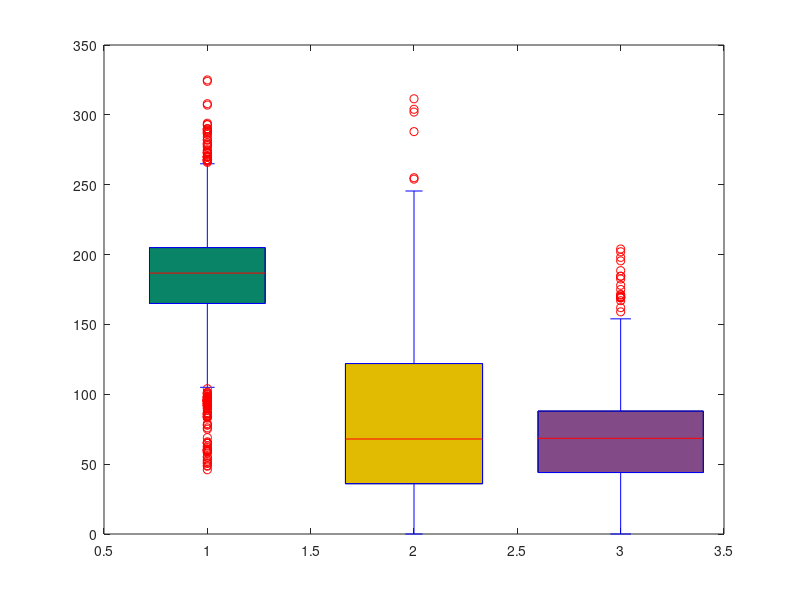

This figure's MATLAB source: (Note: this script raises an error after producing the figure.)
%% Measurement - Depth Boxplot
    clear
load TopoSWE.mat allDepth options

    lG4     = length(allDepth.G4(:)); 
    lG2     = length(allDepth.G2(:)); 
    lG13    = length(allDepth.G13(:));
    toBox = [[allDepth.G4(:); nan(lG13-lG4,1)],...
             [allDepth.G2(:); nan(lG13-lG2,1)],...
              allDepth.G13(:)];
figure(3); clf
boxplot(toBox,'labels',{'Glacier 4','Glacier 2','Glacier 13'},...
               'BoxStyle','outline','Colors',options.RGB,'Width',0.35,...
               'OutlierSize',4,'Symbol','o')
    ylabel('Snow depth (cm)');
saveFIG_IGS('DepthBoxplot',1,8.6)

%% Density Interp - SP vs FS
    clear
load TopoSWE.mat Density

    den     = [nan(6,1), cell2mat(Density.pitANDtube(:,2:10))];
    SP      = den(:,7);
    FS      = den(:,2);
    errorSP = [den(:,7)-den(:,9),den(:,10)-den(:,7)];   %min and max SP
    errorFS = [den(:,2)-den(:,4),den(:,5)-den(:,2)];    %min and max FS

figure(4); clf
errorbarxy(SP,FS,errorSP(:,2),errorFS(:,2),errorSP(:,1),errorFS(:,1),...
                'Color','k','LineStyle','none','Marker','s',...
                'MarkerFaceColor','k','LineWidth',1,'MarkerSize',7); hold on
    axis([220 400 220 400])
    grid on
    line = refline(1,0);
        line.Color = 'k'; line.LineStyle = '--'; hold on
    xlabel('Snow pit-derived integrated density (kg m^{-3})')
    ylabel('Federal Sampler-derived density (kg m^{-3})')
     
    %Label points
    labels = {'G4\_USP';'G4\_LSP';'G2\_USP';'G2\_LSP';'G13\_ASP';'G13\_USP'};
    for g = 1:length(SP)
        strG = labels{g,1};
        text(SP(g,1)-1, FS(g,1)-4, strG,...
            'HorizontalAlignment','right','FontSize',9,'FontName','Arial');
    end
    ax = gca; ax.XTick = 220:40:400; ax.YTick = 220:40:400;

saveFIG_IGS('SPvsFS',1,8.6);

%% Grid Cell - Zigzag histrogram
    clear
load TopoSWE.mat options SWEzz
    
    labels(:,1) = {'G4 LZ';'G4 MZ';'G4 UZ';'none'}; 
    labels(:,2) = {'G2 LZ';'G2 MZ';'G2 UZ';'none'};
    labels(:,3) = {'G13 LZ';'G13 M_1Z';'G13 M_2Z';'G13 UZ'};
figure(5); clf
    for g = 1:3
        zz = categories(SWEzz(g).ZZ);

    subplot(3,1,g)
        for j = 1:length(zz)
            ZZdata = SWEzz(g).swe(SWEzz(g).ZZ==char(zz(j)));
            ZZdata = (ZZdata-mean(ZZdata));%/mean(ZZdata)*100;%/std(ZZdata);

                if j ==1;   bins    = 20;   %round(sqrt(length(SWEzz(g).swe)));
                            edges   = linspace(-0.15,0.15,bins); end
                            N       = histcounts(ZZdata,edges);   
            plot((edges(:,1:end-1)+edges(:,2:end))/2,N/sum(N),'LineWidth',2); hold on 
            xlabel('SWE variability (%)');     ylabel('Probability')
            %title(options.glacier{g})
            %ax = gca; ax.XTick = [-40:20:40];
        end
            legend(labels{1:length(zz),g})
    end
saveFIG_IGS('ZigzagHistogram',1,17.8);

%% Interp Method - LR & SK map
    clear
load Full.mat fullLR fullSK
load TopoSWE.mat SWE

figure(6); clf
PlotTopoParameter_IGS(fullLR.S2, 'modelledSWE', 'SWE (m w.e.)', SWE, 'black', 'massB')
	saveFIG_IGS('LR_map',2,8.6)
figure(6); clf
PlotTopoParameter_IGS(fullSK.S2, 'modelledSWE', 'SWE (m w.e.)', SWE, 'black', 'massB')
	saveFIG_IGS('SK_map',2,8.6)

%% Interp Method - Observed vs Estimated SWE
    clear
load Full.mat fullLR fullSK
load TopoSWE.mat SWE topo_sampled options

den = 'S2';
    yObserved   = ObsInCell(SWE, topo_sampled);

figure(7); clf
for y = 1:2
    if      y ==1;  yEstimated = SampledCell(fullLR.(den));   k = 0;
    elseif  y ==2;  yEstimated = SampledCell(fullSK.(den));   k = 3;
    end

for g = 1:3;    glacier = options.glacier{g};
    
subplot(2,3,g+k)
    axis([0 1.2 0 1.2]);    line = refline(1,0);    line.Color = 'k'; line.LineStyle = '--'; hold on
    plot(yObserved(g).swe, yEstimated.(glacier), 'o', 'Color', options.RGB(g,:),'MarkerSize',2); hold on

        [F.(glacier), G.(glacier)] = fit(yObserved(g).swe, yEstimated.(glacier),'poly1');
        p = plot(F.(glacier)); hold on
            set(p,'Color',options.RGB(g,:)); set(p, 'LineWidth',1.5);     
        xlabel('Observed (m w.e.)'); 
        if      y ==1;  ylabel('LR Estimate (m w.e.)');
        elseif  y ==2;  ylabel('SK Estimate (m w.e.)');
        end
        %title(['Glacier ',glacier(2:end)])
                axis square;    box on;     grid on
        b = gca; legend(b,'off');
        %dim = [b.Position(1)+0.01 b.Position(2)+.37 .3 .3];
        %annotation('textbox',dim,'String', ['R^2=',num2str(round(G.(glacier).rsquare,2))],'FitBoxToText','on')
end
end

saveFIG_IGS(['observedVSestimated_',den],2,10)

%% Interp Method - Beta coeffs boxplot
    
    clear
load Full.mat fullLR options
load TestInterp.mat SigBetaDen

%Get betas for all density options
betas = zeros(8,7,3);
for d = 1:8; den = options.DenOpt{d};
    betas(d,:,:) = fullLR.(den).coeff{1:7,:}; 
end

for g = 1:3;    glacier = options.glacier{g};
    betas(:,:,g) = betas(:,:,g).*SigBetaDen.(glacier)(2:end,:)';
end

BETAS = [reshape(betas(:,:,1), [1 size(betas(:,:,1))]);...
         reshape(betas(:,:,2), [1 size(betas(:,:,2))]);...
         reshape(betas(:,:,3), [1 size(betas(:,:,3))])];

figure(8); clf        
aboxplot(BETAS,'labels',options.topoVars, ...
         'Colormap', options.RGB, 'OutlierMarkerSize',6); % Advanced box plot
        legend('Glacier 4','Glacier 2','Glacier 13'); % Add a legend
        ylabel('Regression coefficient'); hold on 
        
        ylim([-0.06 0.12])
        line(xlim,[0 0],'Color',[0 0 0],'LineStyle','--','LineWidth', 0.5)
        for i = 1:6
        line([i+0.5 i+0.5],ylim,'Color',[0 0 0],'LineStyle','--','LineWidth', 0.5)
        end
        
saveFIG_IGS('BetaCoeffs',1,8.6)

    

